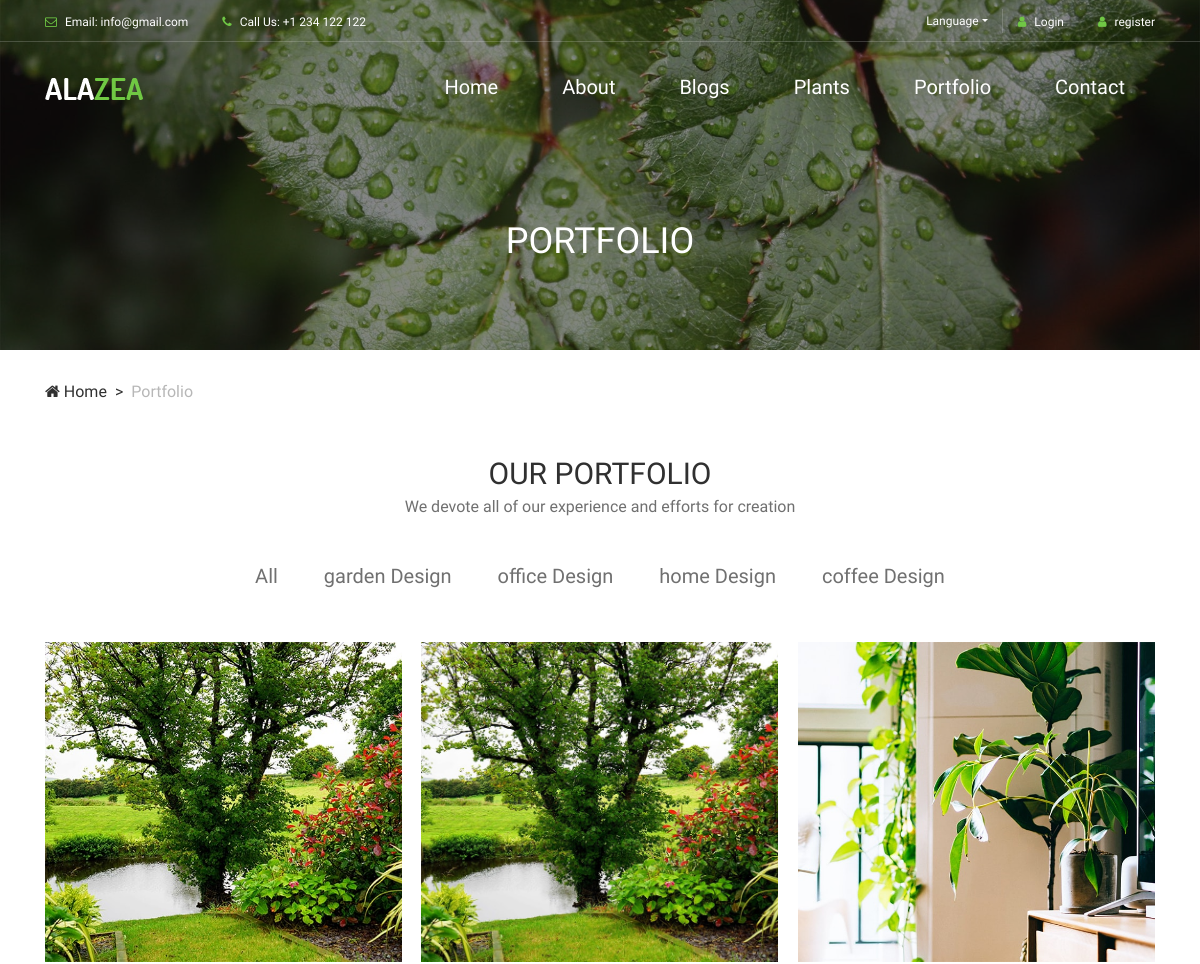
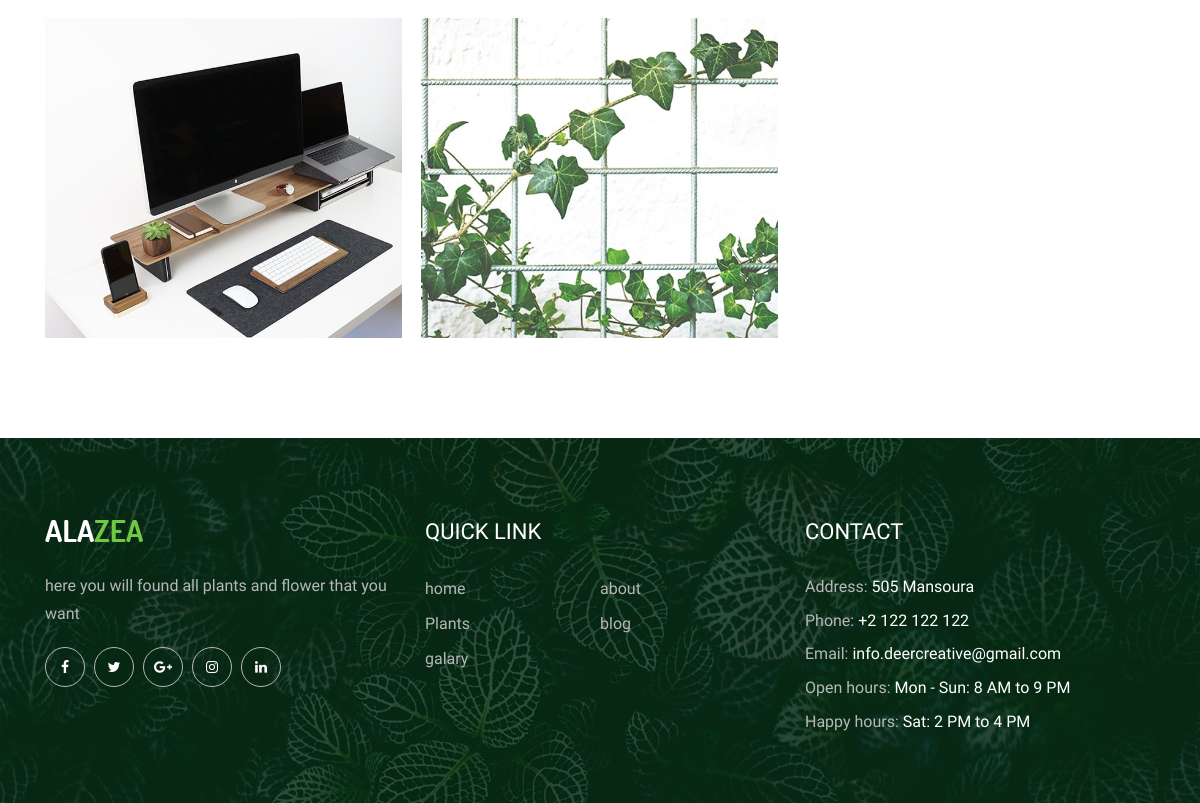
Screenshot of /portfolio/portfolio with the database file from the repository (2 pictures, top to bottom).
### portfolio/models.py (models this page shows, shortened)
class Category(models.Model):
    name = models.CharField(max_length=200)
    def __str__(self):
        return self.name

class Portfolio(models.Model):
    category = models.ForeignKey(Category, on_delete=models.CASCADE)
    title = models.CharField(max_length=200)
    image = models.ImageField(upload_to='static/images')

### portfolio/views.py (the view)
# urls.py: path('portfolio',views.portfolio,name="portfolio"),
def portfolio(request):
    categories = Category.objects.all()
    portfolios = Portfolio.objects.all()
    context = {'category':categories,'portfolio':portfolios}
    return render(request,'portfolio.html',context)

### templates/portfolio.html (shortened to what this page needs)
{% extends 'base.html' %}
{% load static %}
{% block body %}
    <div class="breadcrumb-area">
        <div class="top-breadcrumb-area bg-img bg-overlay d-flex align-items-center justify-content-center" style="background-image: url({% static 'img/bg-img/24.jpg' %});">
            <h2>PORTFOLIO</h2>
        </div>
        <div class="container">
            <div class="row">
                <div class="col-12">
                    <nav aria-label="breadcrumb">
                        <ol class="breadcrumb">
                            <li class="breadcrumb-item"><a href="{% url 'home:home' %}"><i class="fa fa-home"></i> Home</a></li>
                            <li class="breadcrumb-item active" aria-current="page">Portfolio</li>
                        </ol>
                    </nav>
                </div>
            </div>
        </div>
    </div>
    <section class="alazea-portfolio-area portfolio-page section-padding-0-100">
        <div class="container">
            <div class="row">
                <div class="col-12">
                    <div class="section-heading text-center">
                        <h2>OUR PORTFOLIO</h2>
                        <p>We devote all of our experience and efforts for creation</p>
                    </div>
                </div>
            </div>
        </div>
        <div class="container">
            <div class="row">
                <div class="col-12">
                    <div class="alazea-portfolio-filter">
                        <div class="portfolio-filter">
                            <button class="btn active" data-filter="*">All</button>
                            {% for category in category  %}
                            <button class="btn" data-filter=".{{category.name}}">{{category.name}} Design</button>
                            {% endfor %}
                        </div>
                    </div>
                </div>
            </div>
            <div class="row alazea-portfolio">
                {% for portfolio in portfolio %}
                <div class="col-12 col-sm-6 col-lg-4 single_portfolio_item {{portfolio.category}}">
                    <div class="portfolio-thumbnail bg-img" style="background-image: url({{portfolio.image.url}});"></div>
                </div>
                {% endfor %}
            </div>
        </div>
    </section>
    {% endblock %}

### static/css/classy-nav.css (style rules this page uses)
* { margin: 0; padding: 0; }
body { font-family: "Roboto", sans-serif; }
ul, ol { margin: 0; }
ul li, ol li { list-style: none; }
.bg-img { background-position: center center; background-size: cover; background-repeat: no-repeat; }
.justify-content-center { -webkit-box-pack: center; -ms-flex-pack: center; justify-content: center; }

### rows the page displays
Category: name "garden"
Category: name "office"
Category: name "home"
Category: name "coffee"
Portfolio: image (picture)
Portfolio: image (picture)
Portfolio: image (picture)
Portfolio: image (picture)
Portfolio: image (picture)
